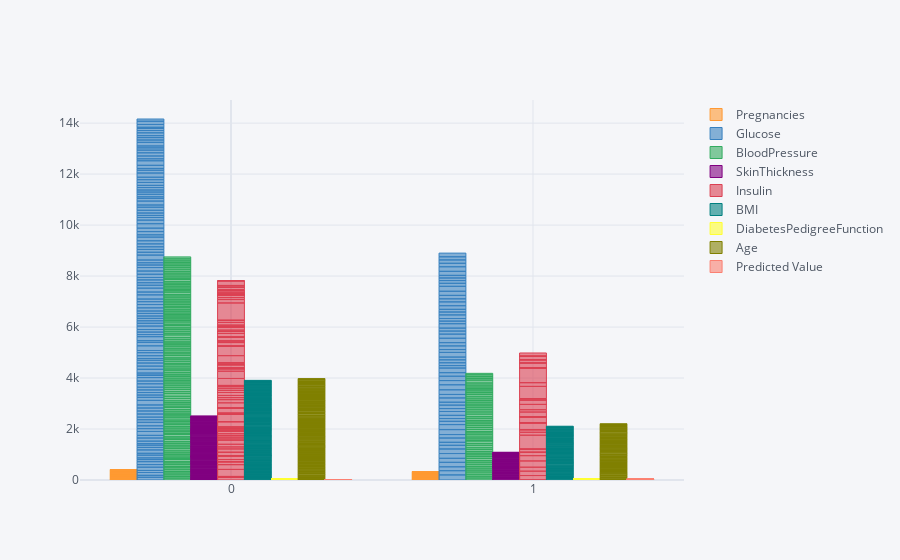

Notebook source saved alongside this figure:
### Code cell
X_test.iplot(kind='bar',x='Actual Y value')

### Figure 1 — Plotly figure (JSON) as saved in the notebook; plotly's stock layout.template omitted (floating-point values rounded to 4 significant figures; data arrays with more than 128 entries replaced by an {"elided": "..."} marker saying what was removed)
{"data": [{"marker": {"color": "rgba(255, 153, 51, 0.6)", "line": {"color": "rgba(255, 153, 51, 1.0)", "width": 1}}, "name": "Pregnancies", "orientation": "v", "text": "", "type": "bar", "x": {"elided": "192 int values"}, "y": {"elided": "192 int values"}}, {"marker": {"color": "rgba(55, 128, 191, 0.6)", "line": {"color": "rgba(55, 128, 191, 1.0)", "width": 1}}, "name": "Glucose", "orientation": "v", "text": "", "type": "bar", "x": {"elided": "192 int values"}, "y": {"elided": "192 int values"}}, {"marker": {"color": "rgba(50, 171, 96, 0.6)", "line": {"color": "rgba(50, 171, 96, 1.0)", "width": 1}}, "name": "BloodPressure", "orientation": "v", "text": "", "type": "bar", "x": {"elided": "192 int values"}, "y": {"elided": "192 int values"}}, {"marker": {"color": "rgba(128, 0, 128, 0.6)", "line": {"color": "rgba(128, 0, 128, 1.0)", "width": 1}}, "name": "SkinThickness", "orientation": "v", "text": "", "type": "bar", "x": {"elided": "192 int values"}, "y": {"elided": "192 int values"}}, {"marker": {"color": "rgba(219, 64, 82, 0.6)", "line": {"color": "rgba(219, 64, 82, 1.0)", "width": 1}}, "name": "Insulin", "orientation": "v", "text": "", "type": "bar", "x": {"elided": "192 int values"}, "y": {"elided": "192 int values"}}, {"marker": {"color": "rgba(0, 128, 128, 0.6)", "line": {"color": "rgba(0, 128, 128, 1.0)", "width": 1}}, "name": "BMI", "orientation": "v", "text": "", "type": "bar", "x": {"elided": "192 int values"}, "y": {"elided": "192 float values"}}, {"marker": {"color": "rgba(255, 255, 51, 0.6)", "line": {"color": "rgba(255, 255, 51, 1.0)", "width": 1}}, "name": "DiabetesPedigreeFunction", "orientation": "v", "text": "", "type": "bar", "x": {"elided": "192 int values"}, "y": {"elided": "192 float values"}}, {"marker": {"color": "rgba(128, 128, 0, 0.6)", "line": {"color": "rgba(128, 128, 0, 1.0)", "width": 1}}, "name": "Age", "orientation": "v", "text": "", "type": "bar", "x": {"elided": "192 int values"}, "y": {"elided": "192 int values"}}, {"marker": {"color": "rgba(251, 128, 114, 0.6)", "line": {"color": "rgba(251, 128, 114, 1.0)", "width": 1}}, "name": "Predicted Value", "orientation": "v", "text": "", "type": "bar", "x": {"elided": "192 int values"}, "y": {"elided": "192 int values"}}], "layout": {"legend": {"bgcolor": "#F5F6F9", "font": {"color": "#4D5663"}}, "paper_bgcolor": "#F5F6F9", "plot_bgcolor": "#F5F6F9", "title": {"font": {"color": "#4D5663"}}, "xaxis": {"gridcolor": "#E1E5ED", "showgrid": true, "tickfont": {"color": "#4D5663"}, "title": {"font": {"color": "#4D5663"}, "text": ""}, "zerolinecolor": "#E1E5ED"}, "yaxis": {"gridcolor": "#E1E5ED", "showgrid": true, "tickfont": {"color": "#4D5663"}, "title": {"font": {"color": "#4D5663"}, "text": ""}, "zerolinecolor": "#E1E5ED"}}}
